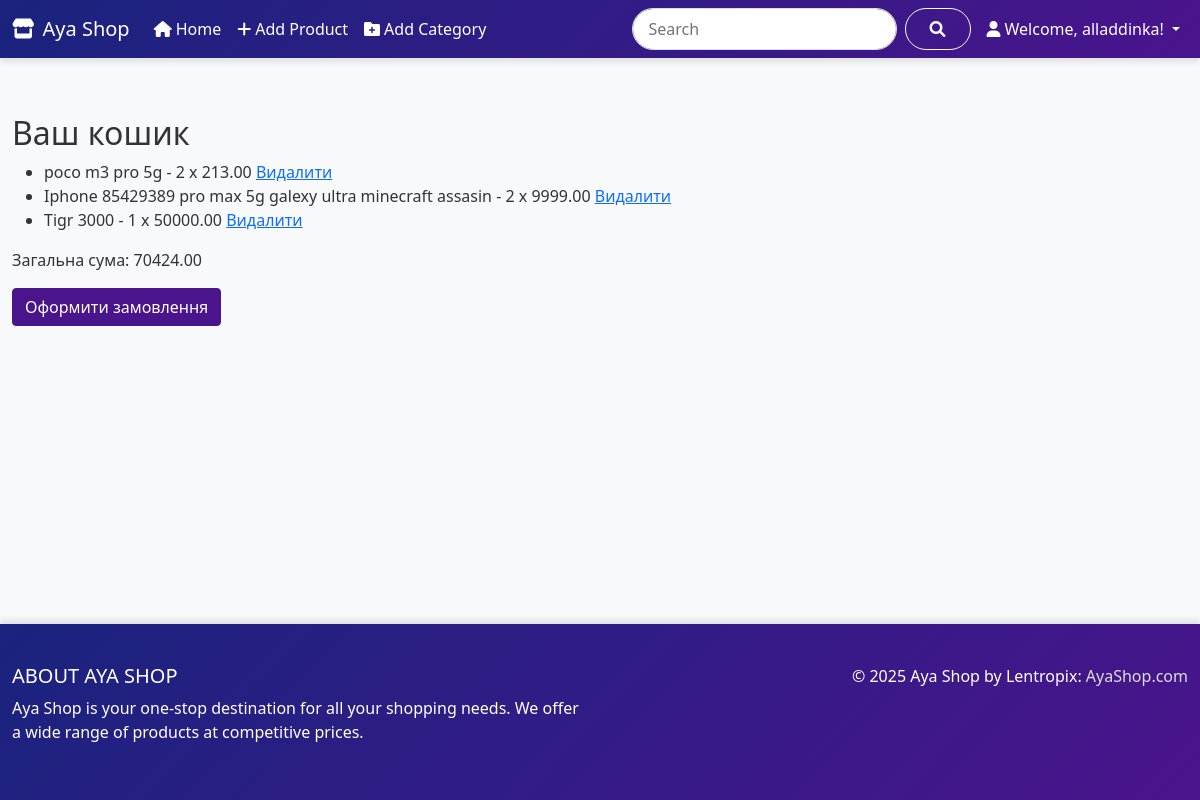
Page /cart/ (signed in) on the committed database.
### shop/models.py (models this page shows, shortened)
class CartItem(models.Model):
    cart = models.ForeignKey(Cart, related_name='items', on_delete=models.CASCADE)
    product = models.ForeignKey(Product, on_delete=models.CASCADE)
    quantity = models.PositiveIntegerField(default=1)  # Кількість товару в кошику

class Product(models.Model):
    category = models.ForeignKey(Category, related_name='products', on_delete=models.CASCADE)
    name = models.CharField(max_length=100, unique=True)
    slug = models.SlugField(max_length=100, unique=True, blank=True)
    description = models.TextField(blank=True)
    price = models.DecimalField(max_digits=10, decimal_places=2)
    available = models.BooleanField(default=True)
    created = models.DateTimeField(auto_now_add=True)
    updated = models.DateTimeField(auto_now=True)
    author = models.ForeignKey(User, on_delete=models.SET_NULL, related_name='products', null=True)
    content = models.TextField(blank=True)
    class Meta:
        ordering = ('name',)
        indexes = [
            models.Index(fields=['id', 'slug']),
        ]

### shop/views.py (the view)
# urls.py: path('cart/', views.cart, name='cart'),
@login_required
def cart(request):
    cart, _ = Cart.objects.get_or_create(user=request.user)
    cart_items = cart.items.all()
    total = sum(item.product.price * item.quantity for item in cart_items)
    return render(request, 'cart.html', {'cart_items': cart_items, 'total': total})

### templates/cart.html
{% extends 'base.html' %}
{% block content %}
<h2>Ваш кошик</h2>
{% if cart_items %}
    <ul>
    {% for item in cart_items %}
        <li>
            {{ item.product.name }} - {{ item.quantity }} x {{ item.product.price }}
            <a href="{% url 'remove_from_cart' item.id %}">Видалити</a>
        </li>
    {% endfor %}
    </ul>
    <p>Загальна сума: {{ total }}</p>
    <a href="{% url 'checkout' %}" class="btn btn-primary">Оформити замовлення</a>
{% else %}
    <p>Ваш кошик порожній.</p>
{% endif %}
{% endblock %}

### templates/base.html (shortened to what this page needs)
<!DOCTYPE html>
<html lang="en">
<head>
    <link href="https://cdn.jsdelivr.net/npm/bootstrap@5.1.3/dist/css/bootstrap.min.css" rel="stylesheet">
    <link rel="stylesheet" href="https://cdnjs.cloudflare.com/ajax/libs/font-awesome/6.0.0-beta3/css/all.min.css">
</head>
<body>
    <header>
        <nav class="navbar navbar-expand-lg navbar-dark">
            <div class="container">
                <a class="navbar-brand" href="{% url 'home' %}">
                    <i class="fas fa-store me-2"></i>Aya Shop
                </a>
                <div class="collapse navbar-collapse" id="navbarNav">
                    <ul class="navbar-nav me-auto">
                        <li class="nav-item">
                            <a class="nav-link" href="{% url 'home' %}"><i class="fas fa-home me-1"></i>Home</a>
                        </li>
                        {% if user.is_authenticated %}
                            <li class="nav-item">
                                <a class="nav-link" href="{% url 'add_product' %}"><i class="fas fa-plus me-1"></i>Add Product</a>
                            </li>
                            <li class="nav-item">
                                <a class="nav-link" href="{% url 'add_category' %}"><i class="fas fa-folder-plus me-1"></i>Add Category</a>
                            </li>
                        {% endif %}
                    </ul>
                    <form class="d-flex me-2" action="{% url 'search' %}" method="get">
                        <input class="form-control me-2" type="search" placeholder="Search" aria-label="Search" name="q">
                        <button class="btn btn-outline-light" type="submit"><i class="fas fa-search"></i></button>
                    </form>
                    <ul class="navbar-nav">
                        {% if user.is_authenticated %}
                            <li class="nav-item dropdown">
                                <a class="nav-link dropdown-toggle" href="#" id="navbarDropdown" role="button" data-bs-toggle="dropdown" aria-expanded="false">
                                    <i class="fas fa-user me-1"></i>Welcome, {{ user.username }}!
                                </a>
                            </li>
                        {% endif %}
                    </ul>
                </div>
            </div>
        </nav>
    </header>
    <main class="container mt-4">
        {% block content %}
        {% endblock %}
    </main>
    <footer class="text-center text-lg-start">
        <div class="container py-3">
            <div class="row">
                <div class="col-lg-6 col-md-12 mb-4 mb-md-0">
                    <h5 class="text-uppercase">About Aya Shop</h5>
                    <p>
                        Aya Shop is your one-stop destination for all your shopping needs. We offer a wide range of products at competitive prices.
                    </p>
                </div>
                <div class="col-lg-6 col-md-12 mb-4 mb-md-0 text-end">
                    <p>© 2025 Aya Shop by Lentropix: <a href="{% url 'home' %}">AyaShop.com</a></p>
                </div>
            </div>
        </div>
    </footer>
</body>
</html>

### templates/base.html (style rules this page uses)
:root { --dark-blue: #1a237e; --purple: #4a148c; --light-purple: #7c43bd; --gradient: linear-gradient(135deg, var(--dark-blue), var(--purple)); --shadow: 0 4px 6px rgba(0, 0, 0, 0.1); }
body { display: flex; flex-direction: column; min-height: 100vh; background-color: #f8f9fa; color: #333; font-family: 'Segoe UI', Tahoma, Geneva, Verdana, sans-serif; }
main { flex: 1; padding: 2rem 0; }
.navbar { background: var(--gradient); box-shadow: var(--shadow); }
.navbar-brand, .nav-link { color: white !important; font-weight: 500; }
.btn-primary { background-color: var(--purple); border-color: var(--purple); transition: background-color 0.3s ease; }
footer { background: var(--gradient); color: white; padding: 1.5rem 0; margin-top: auto; box-shadow: 0 -4px 6px rgba(0, 0, 0, 0.1); }
footer a { color: #ddd; text-decoration: none; transition: color 0.3s ease; }
.form-control { border-radius: 25px; border: 1px solid #ddd; padding: 0.5rem 1rem; }
.btn-outline-light { border-radius: 25px; padding: 0.5rem 1.5rem; transition: background-color 0.3s ease, color 0.3s ease; }
.container { max-width: 1200px; }

### rows in the picture
CartItem: product.name "poco m3 pro 5g", quantity "2", product.price "213.00"
CartItem: product.name "Iphone 85429389 pro max 5g galexy ultra minecraft assasin", quantity "2", product.price "9999.00"
CartItem: product.name "Tigr 3000", quantity "1", product.price "50000.00"

### other values in the picture
{{ user.username }} "alladdinka"
{{ total }} "70424.00"
